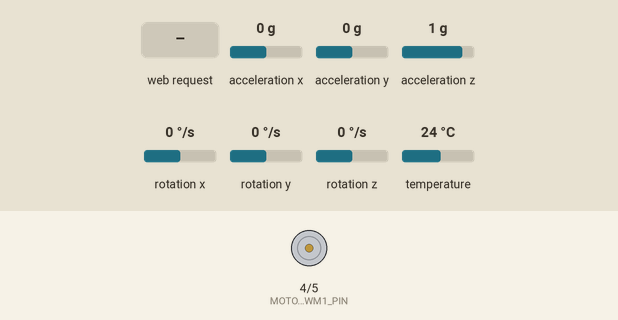
The sketch below on a simulated ESP32-C3. On the bench: motor-driver pin pairs drawn as motors (green arrow = first pin HIGH = forward, orange = second pin HIGH = backward, longer = more drive). The inputs (shaded band) are chosen by the test bench; at power-on: acceleration y 0 g, acceleration z 1 g, acceleration x 0 g, rotation x 0 °/s, rotation y 0 °/s, rotation z 0 °/s, temperature 24 °C. What the sketch prints to the serial monitor is not drawn.

Above: at 1.2 s.
1.3 s: acceleration y set to -1.4 g
At 2.4 s:
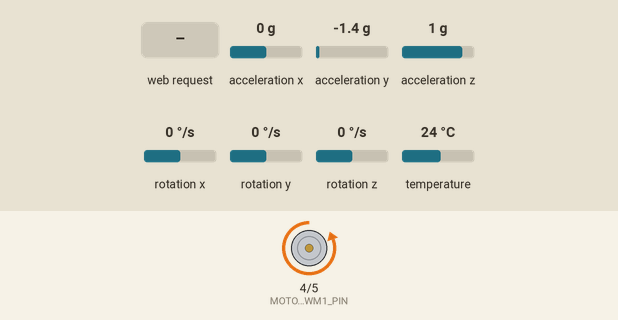
2.8 s: HTTP request GET /set?kp=1&ki=1&kd=1 received
At 4.3 s:
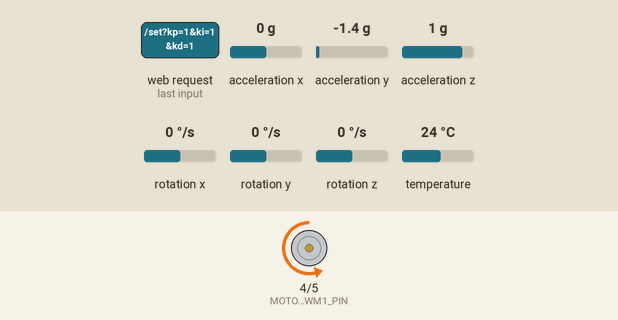
4.6 s: acceleration y set to 0.8 g
At 4.75 s:
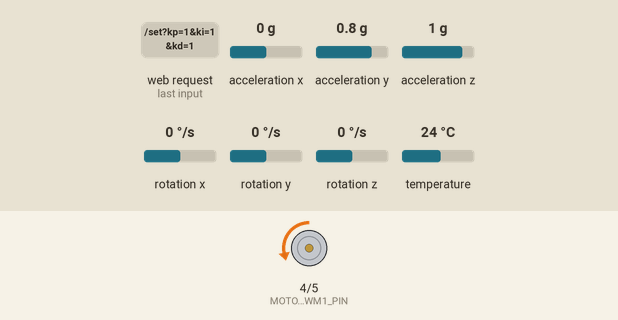
7.6 s: acceleration z set to -0.1 g
9.9 s: acceleration y set to 0.1 g
At 10.5 s:
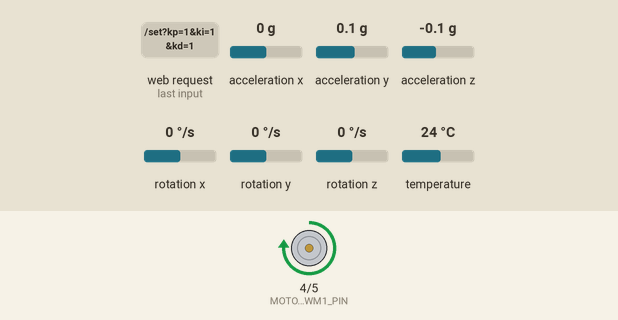
11.4 s: acceleration y set to -0.2 g
Timing chart, 0 to 14.6 s (numbered marks = the images above; inputs shaded):
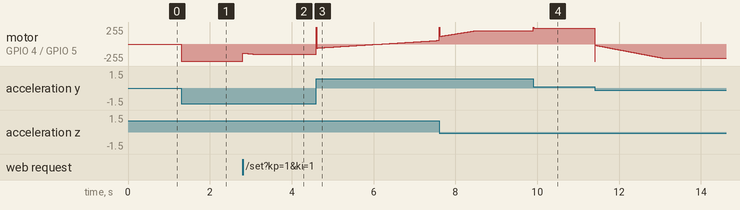

Measured:
- after the input at 1.3 s, motor on GPIO 4 (MOTOR_PWM1_PIN) / GPIO 5 (MOTOR_PWM2_PIN): stopped → backward 255/255 at once
- after the input at 9.9 s, motor on GPIO 4 (MOTOR_PWM1_PIN) / GPIO 5 (MOTOR_PWM2_PIN): forward 197/255 → forward 235/255 at once

The sketch:

balance_stick.ino
```cpp
#include <Wire.h>
#include <Adafruit_MPU6050.h>
#include <Adafruit_Sensor.h>
#include <WiFi.h>
#include <WebServer.h>

#include "config.h"
#include "web_server.h"

Adafruit_MPU6050 mpu;
WebServer server(80);

// PID Control Variables
float Kp = DEFAULT_KP;
float Ki = DEFAULT_KI;
float Kd = DEFAULT_KD;
float keepAngle = DEFAULT_TARGET;

float currentAngle = 0.0f;
float bias = 0.0f;
float bias_Integrate = 0.0f;
float bias_Differential = 0.0f;
float lastBias = 0.0f;

unsigned long lastTime = 0;

void setup() {
  Serial.begin(115200);

  // Motor Outputs
  pinMode(MOTOR_PWM1_PIN, OUTPUT);
  pinMode(MOTOR_PWM2_PIN, OUTPUT);

  // Initialize I2C Communication
  Wire.begin(SDA_PIN, SCL_PIN);
  if (!mpu.begin()) {
    Serial.println("Error: MPU6050 sensor not found!");
    while (1) { delay(10); }
  }

  // Sensor Ranges
  mpu.setAccelerometerRange(MPU6050_RANGE_4_G);
  mpu.setGyroRange(MPU6050_RANGE_500_DEG);
  mpu.setFilterBandwidth(MPU6050_BAND_21_HZ);

  // Wi-Fi AP Setup
  WiFi.softAP(AP_SSID, AP_PASS);
  Serial.print("Access Point IP: ");
  Serial.println(WiFi.softAPIP());

  // Web Server Setup
  setupWebServer();

  lastTime = millis();
}

void loop() {
  server.handleClient();

  // Time Difference Calculation
  unsigned long now = millis();
  float dt = (now - lastTime) / 1000.0f;
  if (dt < 0.01f) return; // Maintain ~100Hz control loop speed
  lastTime = now;

  // IMU Data Capture
  sensors_event_t a, g, temp;
  mpu.getEvent(&a, &g, &temp);

  // Tilt Angle Calculation via Accelerometer
  currentAngle = atan2(a.acceleration.y, a.acceleration.z) * 180.0f / M_PI;

  // PID Computations
  bias = currentAngle - keepAngle;
  bias_Integrate += bias * dt;
  bias_Integrate = constrain(bias_Integrate, -100.0f, 100.0f); // Anti-windup
  bias_Differential = (bias - lastBias) / dt;
  lastBias = bias;

  float motor_PWM = (Kp * bias) + (Ki * bias_Integrate) + (Kd * bias_Differential);

  // Output Drive Signal to Motor
  int pwmValue = constrain((int)abs(motor_PWM), 0, 255);

  if (motor_PWM > 0) {
    analogWrite(MOTOR_PWM1_PIN, pwmValue);
    analogWrite(MOTOR_PWM2_PIN, 0);
  } else {
    analogWrite(MOTOR_PWM1_PIN, 0);
    analogWrite(MOTOR_PWM2_PIN, pwmValue);
  }
}
```

web_server.h
```cpp
#ifndef WEB_SERVER_H
#define WEB_SERVER_H

#include <WebServer.h>

extern WebServer server;
extern float Kp, Ki, Kd, keepAngle;

const char HTML_PAGE[] PROGMEM = R"rawliteral(
<!DOCTYPE html>
<html>
<head>
  <meta name="viewport" content="width=device-width, initial-scale=1">
  <title>Balance Stick PID Tuning</title>
  <style>
    body { font-family: Arial, sans-serif; text-align: center; margin-top: 30px; background: #121212; color: #fff; }
    .card { background: #1e1e1e; padding: 20px; display: inline-block; border-radius: 10px; width: 300px; }
    input { width: 80%; padding: 8px; margin: 8px 0; border-radius: 5px; border: none; }
    button { padding: 10px 20px; background: #007bff; color: white; border: none; border-radius: 5px; cursor: pointer; }
    button:hover { background: #0056b3; }
  </style>
</head>
<body>
  <div class="card">
    <h2>PID Tuning Panel</h2>
    <form action="/set" method="GET">
      <label>Kp:</label><br><input type="text" name="kp" value="15.0"><br>
      <label>Ki:</label><br><input type="text" name="ki" value="0.05"><br>
      <label>Kd:</label><br><input type="text" name="kd" value="15.20"><br>
      <button type="submit">Update Parameters</button>
    </form>
  </div>
</body>
</html>
)rawliteral";

void setupWebServer() {
  server.on("/", []() {
    server.send(200, "text/html", HTML_PAGE);
  });

  server.on("/set", []() {
    if (server.hasArg("kp")) Kp = server.arg("kp").toFloat();
    if (server.hasArg("ki")) Ki = server.arg("ki").toFloat();
    if (server.hasArg("kd")) Kd = server.arg("kd").toFloat();
    server.send(200, "text/html", "<h3>Parameters Updated! <a href='/'>Back</a></h3>");
  });

  server.begin();
}

#endif
```

config.h
```cpp
#ifndef CONFIG_H
#define CONFIG_H

// Pin Configurations for ESP32-C3
#define SDA_PIN        8
#define SCL_PIN        9
#define MOTOR_PWM1_PIN 4
#define MOTOR_PWM2_PIN 5

// Initial PID Default Coefficients
#define DEFAULT_KP     15.0f
#define DEFAULT_KI     0.05f
#define DEFAULT_KD     15.20f
#define DEFAULT_TARGET 0.0f

// Network AP Credentials
#define AP_SSID        "ESP32_Balance_Stick"
#define AP_PASS        "12345678"

#endif
```
